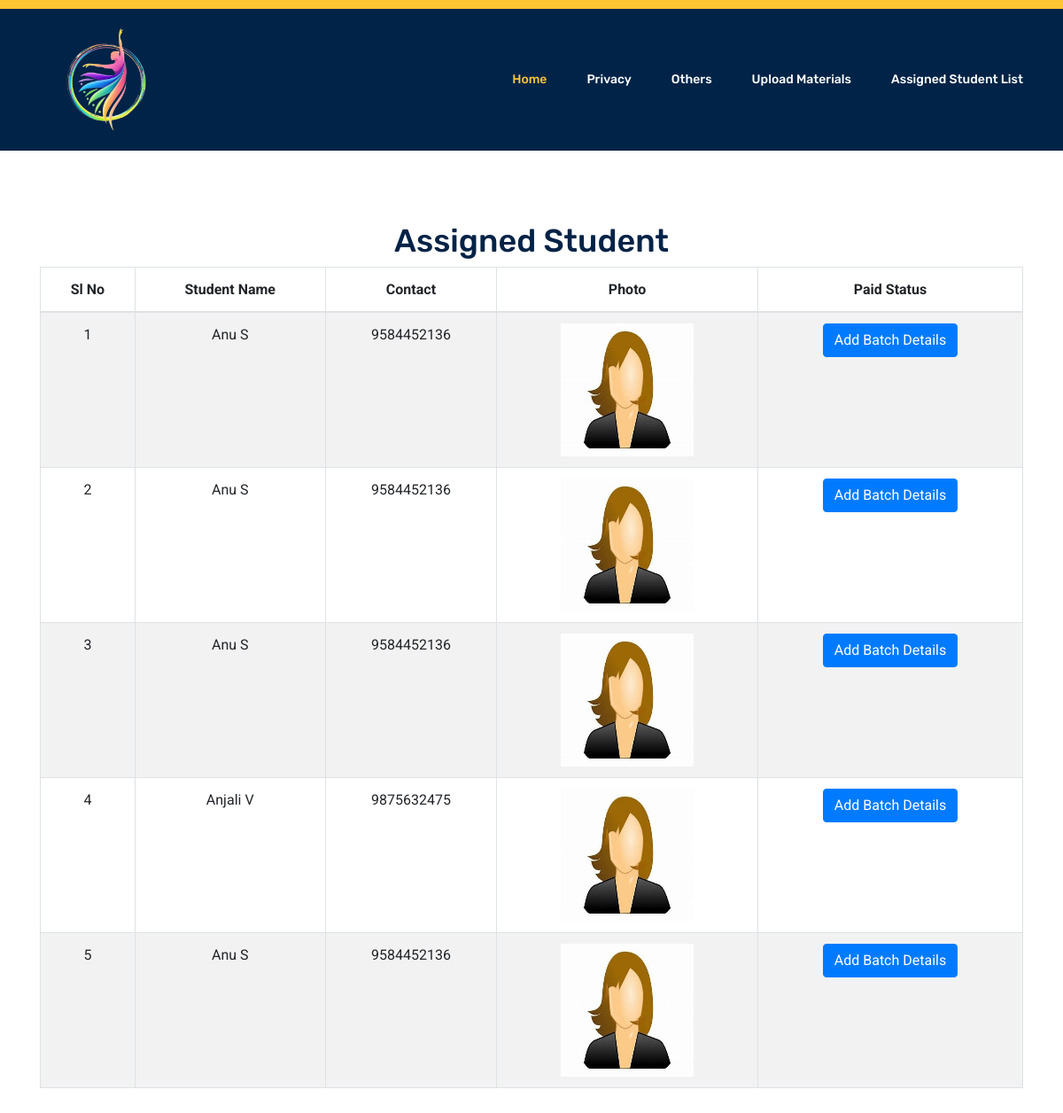
Page /Project/Trainer/AssignedStudentList.php (signed in) on the committed database.
### tables this page shows
CREATE TABLE `tbl_assigntrainer` (
  `assign_id` int(11) NOT NULL auto_increment,
  `trainer_id` int(11) NOT NULL,
  `student_id` int(11) NOT NULL,
  `assign_status` varchar(100) NOT NULL,
  PRIMARY KEY  (`assign_id`)
);

CREATE TABLE `tbl_studentregistration` (
  `student_id` int(11) NOT NULL auto_increment,
  `student_name` varchar(50) NOT NULL,
  `student_contact` varchar(50) NOT NULL,
  `student_email` varchar(50) NOT NULL,
  `student_password` varchar(50) NOT NULL,
  `student_photo` varchar(50) NOT NULL,
  PRIMARY KEY  (`student_id`)
);

### Project/Trainer/AssignedStudentList.php (the view, shortened to what this page needs)
<!DOCTYPE html PUBLIC "-//W3C//DTD XHTML 1.0 Transitional//EN" "http://www.w3.org/TR/xhtml1/DTD/xhtml1-transitional.dtd">
<html xmlns="http://www.w3.org/1999/xhtml">
<head>
<link rel="stylesheet" href="https://maxcdn.bootstrapcdn.com/bootstrap/4.5.2/css/bootstrap.min.css">
</head>
</head>
<body>
<?php
include("Head.php");
?>
<br><br><br><br><br><br><br><br><br><br>
<center><h1>Assigned Student</h1></center>
<form id="form1" name="form1" method="post" action="">
  <div class="container">
    <table class="table table-bordered table-striped table-responsive-md text-center">
      <thead>
        <tr>
          <th>Sl No</th>
          <th>Student Name</th>
          <th>Contact</th>
          <th>Photo</th>
          <th>Paid Status</th>
        </tr>
        <tbody>
        </thead>
        <?php
          $i = 0;
          $selQry = "select * from tbl_assigntrainer atr inner join tbl_studentregistration s on s.student_id=atr.student_id where trainer_id='" . $_SESSION["trainer_id"] . "'";
          $data = mysql_query($selQry);
          while ($row = mysql_fetch_array($data)) {
            $i++;
            ?>
            <tr>
              <td><?php echo $i ?></td>
              <td><?php echo $row["student_name"] ?></td>
              <td><?php echo $row["student_contact"] ?></td>
              <td><img src="../Assets/Files/User/<?php echo $row["student_photo"] ?>" width="150" height="150" /></td>
              <td><a href="BatchDetails.php?aid=<?php echo $row["assign_id"] ?>" class="btn btn-primary">Add Batch Details</a></td>
            </tr>
            <?php
          }
        ?>
    </table>
  </div>
</form>
</body>
</html>
</body>
</html>

### rows in the picture
tbl_assigntrainer: student.student_name "Anu S", student.student_contact "9584452136", student.student_photo (picture)
tbl_assigntrainer: student.student_name "Anu S", student.student_contact "9584452136", student.student_photo (picture)
tbl_assigntrainer: student.student_name "Anu S", student.student_contact "9584452136", student.student_photo (picture)
tbl_assigntrainer: student.student_name "Anjali V", student.student_contact "9875632475", student.student_photo (picture)
tbl_assigntrainer: student.student_name "Anu S", student.student_contact "9584452136", student.student_photo (picture)
